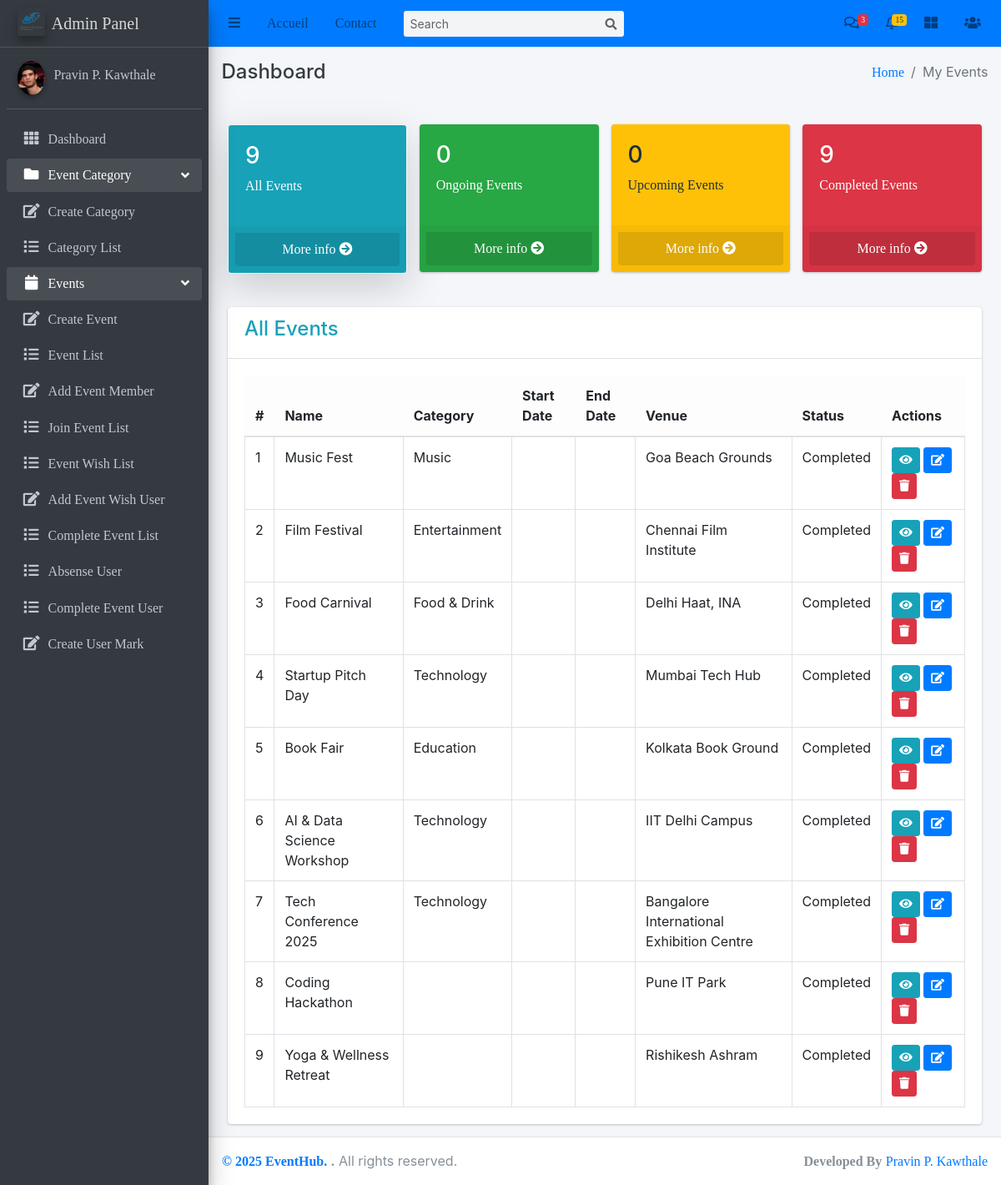
/Events/my-events/ (signed in), run on an earlier commit of the app's database.
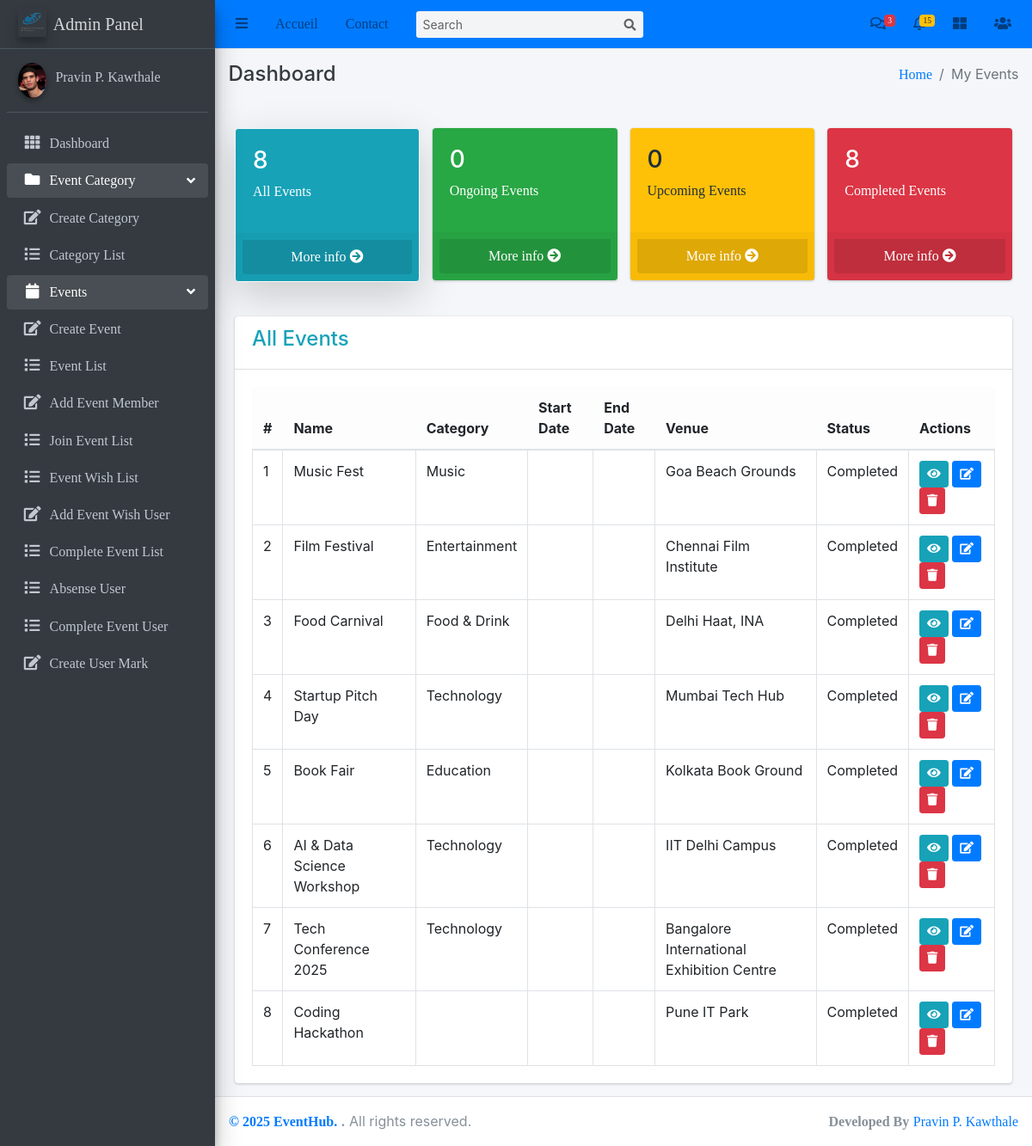
And on a later commit of the database.
### Event/models.py (models this page shows, shortened)
class Event(models.Model):
    title = models.CharField(max_length=100)
    description = models.TextField()
    category = models.ForeignKey(Category, on_delete=models.SET_NULL, null=True, related_name="events")
    date = models.DateTimeField()
    location = models.CharField(max_length=300)
    start_time = models.TimeField()
    end_time = models.TimeField()
    created_at = models.DateTimeField(auto_now_add=True)
    updated_at = models.DateTimeField(auto_now=True)
    organizer = models.ForeignKey(User, on_delete=models.CASCADE, related_name='events_created')
    participants = models.ManyToManyField(User, related_name='events_participated', blank=True)
    image = models.ImageField(upload_to="event_images/", default="event_images/default.png")
    comments_enabled=models.BooleanField(default=True)
    @property
    def get_status(self):
        now = timezone.now()
        event_start_datetime = self.date
        if now > event_start_datetime:
            return "Completed"
        if now < event_start_datetime:
            return "Upcoming"
        return "Ongoing"
    class Meta:
        ordering = ['-start_time']

class Category(models.Model):
    name = models.CharField(max_length=100, unique=True)
    description = models.TextField(blank=True)
    slug = models.SlugField(unique=True, blank=True)
    favicon = models.ImageField(upload_to='category_favicons/', null=True, blank=True)

### Event/views.py (the view)
# urls.py: path('my-events/', views.MyEvents.as_view(), name='my_events'),
class MyEvents(LoginRequiredMixin, ListView):
    model = Event
    template_name = 'Event/MyEvents.html'
    context_object_name = 'events'
    def get_queryset(self):
        status_filter = self.request.GET.get('status', 'all').lower()
        now = timezone.now()
        qs = Event.objects.filter(organizer=self.request.user)
        qs = qs.annotate(
            status=Case(
                When(date__lt=now, then=Value('completed')),
                When(date__gt=now, then=Value('upcoming')),
                default=Value('ongoing'),
                output_field=CharField()
            )
        )
        if status_filter in ['completed', 'ongoing', 'upcoming']:
            qs = qs.filter(status=status_filter)
        return qs.order_by('-start_time')
    def get_context_data(self, **kwargs):
        context = super().get_context_data(**kwargs)
        now = timezone.now()
        user_events = Event.objects.filter(organizer=self.request.user)
        context['current_status'] = self.request.GET.get('status', 'all')
        context['total_events'] = user_events.count()
        context['completed_events_count'] = user_events.filter(date__lt=now).count()
        context['ongoing_events_count'] = user_events.filter(date=now.date()).count()
        context['upcoming_events_count'] = user_events.filter(date__gt=now).count()
        return context

### templates/Event/MyEvents.html (shortened to what the changed rows need)
{% extends 'base/base.html' %}
{% block content %}
<div class="container-fluid mt-4">
    <div class="row g-3 mb-4">
        <div class="col-md-3">
            <div class="card text-white bg-info
                {% if current_status == 'all' or not current_status %}
                    shadow-lg border border-5 border-light
                {% endif %}">
                <div class="card-body">
                    <h3>{{ total_events }}</h3>
                    <p>All Events</p>
                </div>
            </div>
        </div>
        <div class="col-md-3">
            <div class="card text-white bg-danger
                ">
                <div class="card-body">
                    <h3>{{ completed_events_count }}</h3>
                    <p>Completed Events</p>
                </div>
            </div>
        </div>
    </div>
    <div class="card">
        <div class="card-body table-responsive">
            <table class="table table-bordered table-hover">
                <thead class="table-light">
                    <tr>
                        <th>#</th>
                        <th>Name</th>
                        <th>Category</th>
                        <th>Start Date</th>
                        <th>End Date</th>
                        <th>Venue</th>
                        <th>Status</th>
                        <th>Actions</th>
                    </tr>
                </thead>
                <tbody>
                    {% for event in events %}
                    <tr>
                        <td>{{ forloop.counter }}</td>
                        <td>{{ event.title }}</td>
                        <td>{{ event.category.name }}</td>
                        <td>{{ event.start_time|date:"M d, Y" }}</td>
                        <td>{{ event.end_time|date:"M d, Y" }}</td>
                        <td>{{ event.location }}</td>
                        <td>{{event.get_status}}</td>
                        <td>
                            <a href="#" class="btn btn-info btn-sm" title="View"><i class="fas fa-eye"></i></a>
                            <a href="#" class="btn btn-primary btn-sm" title="Edit"><i class="fas fa-edit"></i></a>
                            <a href="#" class="btn btn-danger btn-sm" title="Delete" onclick="return confirm('Are you sure?');"><i class="fas fa-trash"></i></a>
                        </td>
                    </tr>
                    {% empty %}
                    <tr>
                        <td colspan="8" class="text-center">No events found.</td>
                    </tr>
                    {% endfor %}
                </tbody>
            </table>
        </div>
    </div>
</div>
{% endblock content %}

What changed in the data, as far as the page shows it:
removed Event: title "Yoga & Wellness Retreat", location "Rishikesh Ashram", get_status "Completed"
Also different on the page:
{{ total_events }}: "9" → "8"
{{ completed_events_count }}: "9" → "8"
